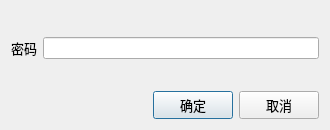
<?xml version="1.0" encoding="UTF-8"?>
<ui version="4.0">
 <class>Dialog_password</class>
 <widget class="QDialog" name="Dialog_password">
  <property name="geometry">
   <rect>
    <x>0</x>
    <y>0</y>
    <width>330</width>
    <height>130</height>
   </rect>
  </property>
  <property name="windowTitle">
   <string>密码输入</string>
  </property>
  <layout class="QGridLayout" name="gridLayout">
   <item row="4" column="0" colspan="2">
    <layout class="QHBoxLayout" name="horizontalLayout">
     <item>
      <spacer name="horizontalSpacer">
       <property name="orientation">
        <enum>Qt::Horizontal</enum>
       </property>
       <property name="sizeHint" stdset="0">
        <size>
         <width>40</width>
         <height>20</height>
        </size>
       </property>
      </spacer>
     </item>
     <item>
      <widget class="QPushButton" name="btn_ok">
       <property name="font">
        <font>
         <family>黑体</family>
         <pointsize>10</pointsize>
        </font>
       </property>
       <property name="text">
        <string>确定</string>
       </property>
      </widget>
     </item>
     <item>
      <widget class="QPushButton" name="btn_cancel">
       <property name="font">
        <font>
         <family>黑体</family>
         <pointsize>10</pointsize>
        </font>
       </property>
       <property name="text">
        <string>取消</string>
       </property>
      </widget>
     </item>
    </layout>
   </item>
   <item row="0" column="1">
    <spacer name="verticalSpacer">
     <property name="orientation">
      <enum>Qt::Vertical</enum>
     </property>
     <property name="sizeHint" stdset="0">
      <size>
       <width>20</width>
       <height>40</height>
      </size>
     </property>
    </spacer>
   </item>
   <item row="1" column="1">
    <widget class="QLineEdit" name="lineEdit_password">
     <property name="echoMode">
      <enum>QLineEdit::Password</enum>
     </property>
    </widget>
   </item>
   <item row="1" column="0">
    <widget class="QLabel" name="label_password">
     <property name="font">
      <font>
       <family>黑体</family>
       <pointsize>10</pointsize>
      </font>
     </property>
     <property name="text">
      <string>密码</string>
     </property>
     <property name="buddy">
      <cstring>lineEdit_password</cstring>
     </property>
    </widget>
   </item>
   <item row="2" column="1">
    <spacer name="verticalSpacer_2">
     <property name="orientation">
      <enum>Qt::Vertical</enum>
     </property>
     <property name="sizeHint" stdset="0">
      <size>
       <width>20</width>
       <height>40</height>
      </size>
     </property>
    </spacer>
   </item>
  </layout>
 </widget>
 <layoutdefault spacing="6" margin="11"/>
 <resources/>
 <connections>
  <connection>
   <sender>btn_ok</sender>
   <signal>clicked()</signal>
   <receiver>Dialog_password</receiver>
   <slot>accept()</slot>
   <hints>
    <hint type="sourcelabel">
     <x>172</x>
     <y>102</y>
    </hint>
    <hint type="destinationlabel">
     <x>69</x>
     <y>92</y>
    </hint>
   </hints>
  </connection>
  <connection>
   <sender>btn_cancel</sender>
   <signal>clicked()</signal>
   <receiver>Dialog_password</receiver>
   <slot>reject()</slot>
   <hints>
    <hint type="sourcelabel">
     <x>292</x>
     <y>103</y>
    </hint>
    <hint type="destinationlabel">
     <x>260</x>
     <y>75</y>
    </hint>
   </hints>
  </connection>
 </connections>
</ui>
